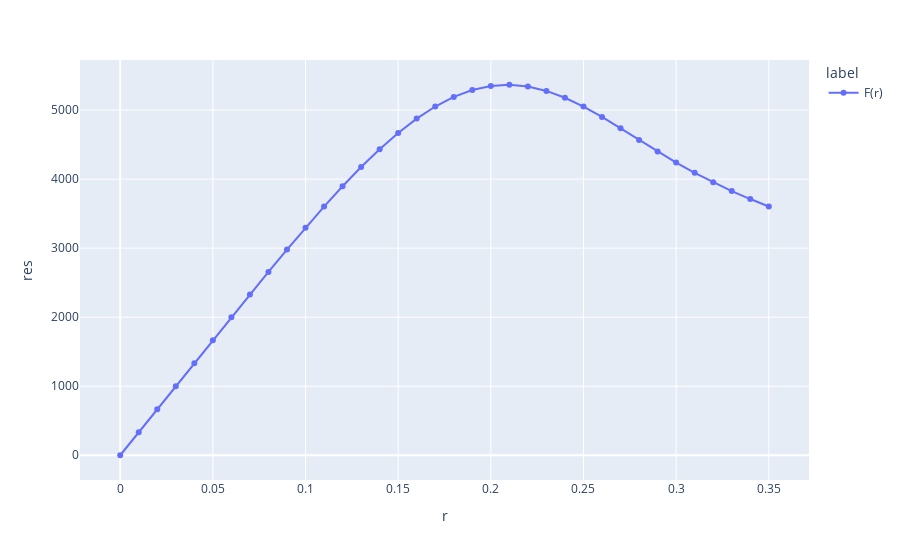
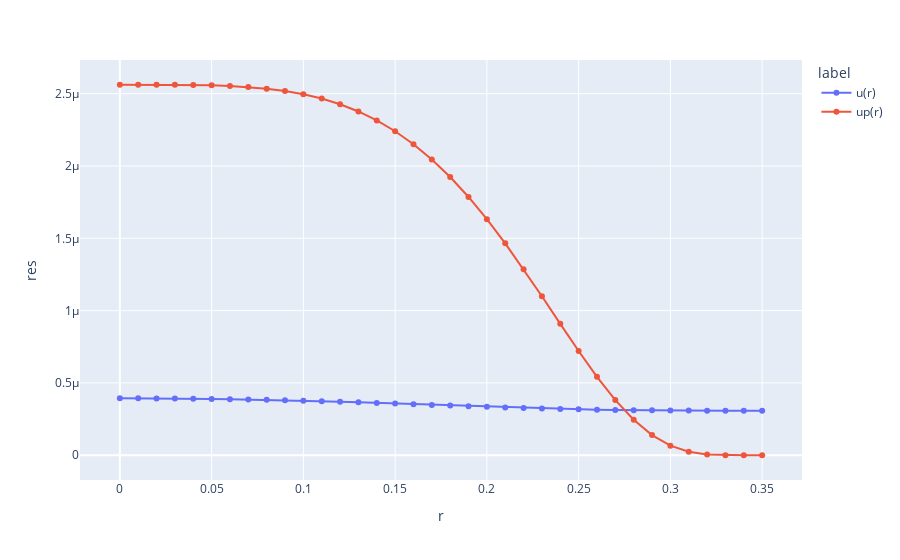

Notebook cell for these charts, in order:
### Code cell
def draw_RungeKutta4():
    rvals, yvals, Fvals = solution_RungeKutta4()
    upvals = [up_r(ri) for ri in rvals]
    df1 = pd.DataFrame({"r": rvals, "res": yvals, "label": ["u(r)"] * len(rvals) })
    df2 = pd.DataFrame({"r": rvals, "res": Fvals, "label": ["F(r)"] * len(rvals)})
    df3 = pd.DataFrame({"r": rvals, "res": upvals, "label": ["up(r)"] * len(rvals)})
    # df = pd.concat([df1, df2, df3])

    fig = px.line(df2, x="r", y="res", color="label", title="", markers = True)
    fig.show()

    df = pd.concat([df1, df3])

    fig2 = px.line(df, x="r", y="res", color="label", title="", markers = True)
    fig2.show()


draw_RungeKutta4()

### Figure 1 — Plotly figure (JSON) as saved in the notebook; plotly's stock layout.template omitted (floating-point values rounded to 4 significant figures)
{"data": [{"hovertemplate": "label=F(r)<br>r=%{x}<br>res=%{y}<extra></extra>", "legendgroup": "F(r)", "line": {"color": "#636efa", "dash": "solid"}, "marker": {"symbol": "circle"}, "mode": "lines+markers", "name": "F(r)", "orientation": "v", "showlegend": true, "type": "scatter", "x": [0.0, 0.01, 0.02, 0.03, 0.04, 0.05, 0.06, 0.07, 0.08, 0.09, 0.1, 0.11, 0.12, 0.13, 0.14, 0.15, 0.16, 0.17, 0.18, 0.19, 0.2, 0.21, 0.22, 0.23, 0.24, 0.25, 0.26, 0.27, 0.28, 0.29, 0.3, 0.31, 0.32, 0.33, 0.34, 0.35], "xaxis": "x", "y": [0.0, 333.3, 666.7, 1000.0, 1334.0, 1667.0, 1999.0, 2329.0, 2656.0, 2979.0, 3295.0, 3602.0, 3896.0, 4175.0, 4434.0, 4669.0, 4876.0, 5052.0, 5191.0, 5291.0, 5350.0, 5367.0, 5342.0, 5278.0, 5178.0, 5050.0, 4900.0, 4736.0, 4567.0, 4400.0, 4240.0, 4091.0, 3953.0, 3827.0, 3711.0, 3604.0], "yaxis": "y"}], "layout": {"legend": {"title": {"text": "label"}, "tracegroupgap": 0}, "margin": {"t": 60}, "xaxis": {"anchor": "y", "domain": [0, 1], "title": {"text": "r"}}, "yaxis": {"anchor": "x", "domain": [0, 1], "title": {"text": "res"}}}}

### Figure 2 — Plotly figure (JSON) as saved in the notebook; plotly's stock layout.template omitted (floating-point values rounded to 4 significant figures)
{"data": [{"hovertemplate": "label=u(r)<br>r=%{x}<br>res=%{y}<extra></extra>", "legendgroup": "u(r)", "line": {"color": "#636efa", "dash": "solid"}, "marker": {"symbol": "circle"}, "mode": "lines+markers", "name": "u(r)", "orientation": "v", "showlegend": true, "type": "scatter", "x": [0.0, 0.01, 0.02, 0.03, 0.04, 0.05, 0.06, 0.07, 0.08, 0.09, 0.1, 0.11, 0.12, 0.13, 0.14, 0.15, 0.16, 0.17, 0.18, 0.19, 0.2, 0.21, 0.22, 0.23, 0.24, 0.25, 0.26, 0.27, 0.28, 0.29, 0.3, 0.31, 0.32, 0.33, 0.34, 0.35], "xaxis": "x", "y": [3.938e-07, 3.937e-07, 3.932e-07, 3.924e-07, 3.912e-07, 3.896e-07, 3.877e-07, 3.855e-07, 3.83e-07, 3.801e-07, 3.77e-07, 3.735e-07, 3.697e-07, 3.658e-07, 3.616e-07, 3.572e-07, 3.528e-07, 3.483e-07, 3.438e-07, 3.393e-07, 3.351e-07, 3.31e-07, 3.272e-07, 3.237e-07, 3.205e-07, 3.177e-07, 3.154e-07, 3.134e-07, 3.118e-07, 3.105e-07, 3.096e-07, 3.089e-07, 3.085e-07, 3.082e-07, 3.081e-07, 3.08e-07], "yaxis": "y"}, {"hovertemplate": "label=up(r)<br>r=%{x}<br>res=%{y}<extra></extra>", "legendgroup": "up(r)", "line": {"color": "#EF553B", "dash": "solid"}, "marker": {"symbol": "circle"}, "mode": "lines+markers", "name": "up(r)", "orientation": "v", "showlegend": true, "type": "scatter", "x": [0.0, 0.01, 0.02, 0.03, 0.04, 0.05, 0.06, 0.07, 0.08, 0.09, 0.1, 0.11, 0.12, 0.13, 0.14, 0.15, 0.16, 0.17, 0.18, 0.19, 0.2, 0.21, 0.22, 0.23, 0.24, 0.25, 0.26, 0.27, 0.28, 0.29, 0.3, 0.31, 0.32, 0.33, 0.34, 0.35], "xaxis": "x", "y": [2.562e-06, 2.562e-06, 2.562e-06, 2.561e-06, 2.56e-06, 2.558e-06, 2.553e-06, 2.546e-06, 2.535e-06, 2.519e-06, 2.496e-06, 2.466e-06, 2.427e-06, 2.377e-06, 2.315e-06, 2.24e-06, 2.15e-06, 2.045e-06, 1.923e-06, 1.786e-06, 1.633e-06, 1.465e-06, 1.286e-06, 1.099e-06, 9.086e-07, 7.207e-07, 5.425e-07, 3.816e-07, 2.452e-07, 1.392e-07, 6.623e-08, 2.419e-08, 5.794e-09, 6.639e-10, 1.746e-11, 1.17e-14], "yaxis": "y"}], "layout": {"legend": {"title": {"text": "label"}, "tracegroupgap": 0}, "margin": {"t": 60}, "xaxis": {"anchor": "y", "domain": [0, 1], "title": {"text": "r"}}, "yaxis": {"anchor": "x", "domain": [0, 1], "title": {"text": "res"}}}}
